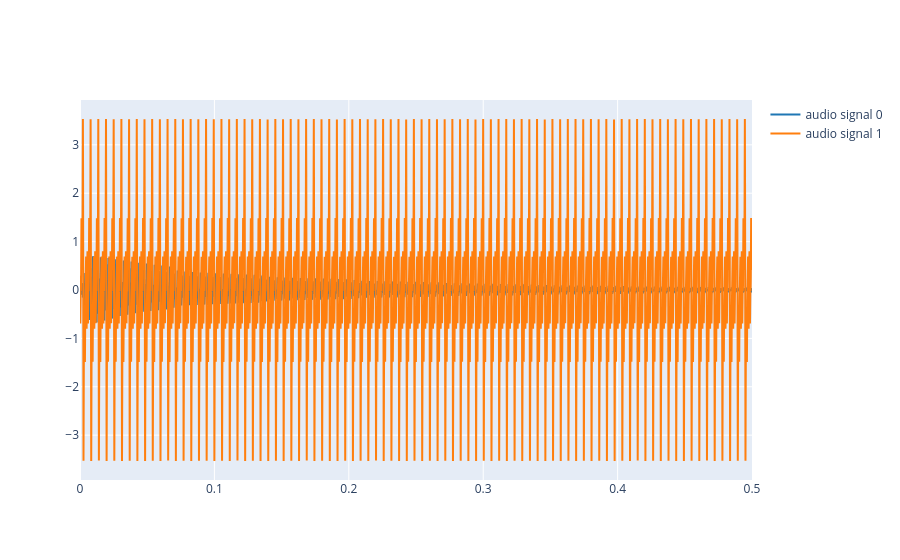

Source (notebook cell):
### Markdown cell above
2.1. Use the `synthetize` function to generate a synthesis with the weights ($A_k$) found in 1.3 and the fundamental frequency and phases found in previous labs. Plot both the reference and the synthetize signal. Listen to the synthetize signal.

### Code cell
y_synth = synthesize(f0, -np.pi/3, weights, t)
plot_signals([audio, y_synth], fs, 0, 0.5)
Audio(y_synth, rate =fs)

### Figure 1 — Plotly figure (JSON) as saved in the notebook; plotly's stock layout.template omitted (floating-point values rounded to 4 significant figures; data arrays with more than 128 entries replaced by an {"elided": "..."} marker saying what was removed)
{"data": [{"line": {"color": "#1f77b4", "shape": "linear"}, "mode": "lines", "name": "audio signal 0", "type": "scatter", "x": {"elided": "22050 float values"}, "y": {"elided": "22050 float values"}}, {"line": {"color": "#ff7f0e", "shape": "linear"}, "mode": "lines", "name": "audio signal 1", "type": "scatter", "x": {"elided": "22050 float values"}, "y": {"elided": "22050 float values"}}], "layout": {}}
